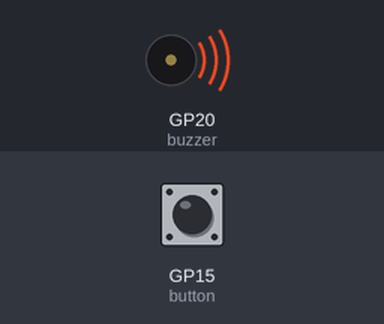
The program below on a simulated Raspberry Pi Pico running MicroPython. Parts: buzzer (waves = sounding). The inputs (shaded band) are chosen by the test bench; at power-on: GP15 (button) HIGH. What the program prints to the serial console is not drawn.

Above: at 0.1 s.
At 61.6 s:
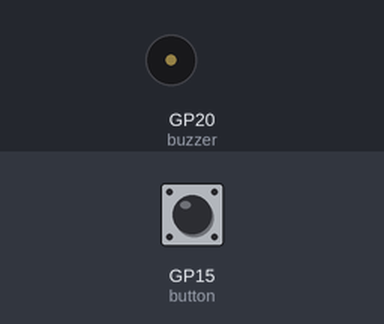
Timing chart, 0 to 63.1 s (numbered marks = the images above):
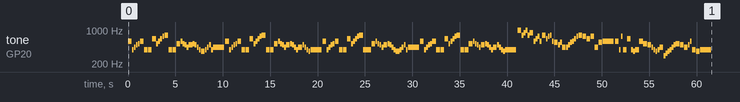

The program:

sound.py
```python
melody = [] # this list will hold the melodies (see melodies.py)

notes = ['Minuet in G - Petzold', 140, 'NOTE_D5', '4', 'NOTE_G4', '8', 'NOTE_A4', '8', 'NOTE_B4', '8', 'NOTE_C5', '8', 'NOTE_D5', '4', 'NOTE_G4', '4', 'NOTE_G4', '4', 'NOTE_E5', '4', 'NOTE_C5', '8', 'NOTE_D5', '8', 'NOTE_E5', '8', 'NOTE_FS5', '8', 'NOTE_G5', '4', 'NOTE_G4', '4', 'NOTE_G4', '4', 'NOTE_C5', '4', 'NOTE_D5', '8', 'NOTE_C5', '8', 'NOTE_B4', '8', 'NOTE_A4', '8', 'NOTE_B4', '4', 'NOTE_C5', '8', 'NOTE_B4', '8', 'NOTE_A4', '8', 'NOTE_G4', '8', 'NOTE_FS4', '4', 'NOTE_G4', '8', 'NOTE_A4', '8', 'NOTE_B4', '8', 'NOTE_G4', '8', 'NOTE_A4', '-2', 'NOTE_D5', '4', 'NOTE_G4', '8', 'NOTE_A4', '8', 'NOTE_B4', '8', 'NOTE_C5', '8', 'NOTE_D5', '4', 'NOTE_G4', '4', 'NOTE_G4', '4', 'NOTE_E5', '4', 'NOTE_C5', '8', 'NOTE_D5', '8', 'NOTE_E5', '8', 'NOTE_FS5', '8', 'NOTE_G5', '4', 'NOTE_G4', '4', 'NOTE_G4', '4', 'NOTE_C5', '4', 'NOTE_D5', '8', 'NOTE_C5', '8', 'NOTE_B4', '8', 'NOTE_A4', '8', 'NOTE_B4', '4', 'NOTE_C5', '8', 'NOTE_B4', '8', 'NOTE_A4', '8', 'NOTE_G4', '8', 'NOTE_A4', '4', 'NOTE_B4', '8', 'NOTE_A4', '8', 'NOTE_G4', '8', 'NOTE_FS4', '8', 'NOTE_G4', '-2', 'NOTE_D5', '4', 'NOTE_G4', '8', 'NOTE_A4', '8', 'NOTE_B4', '8', 'NOTE_C5', '8', 'NOTE_D5', '4', 'NOTE_G4', '4', 'NOTE_G4', '4', 'NOTE_E5', '4', 'NOTE_C5', '8', 'NOTE_D5', '8', 'NOTE_E5', '8', 'NOTE_FS5', '8', 'NOTE_G5', '4', 'NOTE_G4', '4', 'NOTE_G4', '4', 'NOTE_C5', '4', 'NOTE_D5', '8', 'NOTE_C5', '8', 'NOTE_B4', '8', 'NOTE_A4', '8', 'NOTE_B4', '4', 'NOTE_C5', '8', 'NOTE_B4', '8', 'NOTE_A4', '8', 'NOTE_G4', '8', 'NOTE_FS4', '4', 'NOTE_G4', '8', 'NOTE_A4', '8', 'NOTE_B4', '8', 'NOTE_G4', '8', 'NOTE_A4', '-2', 'NOTE_D5', '4', 'NOTE_G4', '8', 'NOTE_A4', '8', 'NOTE_B4', '8', 'NOTE_C5', '8', 'NOTE_D5', '4', 'NOTE_G4', '4', 'NOTE_G4', '4', 'NOTE_E5', '4', 'NOTE_C5', '8', 'NOTE_D5', '8', 'NOTE_E5', '8', 'NOTE_FS5', '8', 'NOTE_G5', '4', 'NOTE_G4', '4', 'NOTE_G4', '4', 'NOTE_C5', '4', 'NOTE_D5', '8', 'NOTE_C5', '8', 'NOTE_B4', '8', 'NOTE_A4', '8', 'NOTE_B4', '4', 'NOTE_C5', '8', 'NOTE_B4', '8', 'NOTE_A4', '8', 'NOTE_G4', '8', 'NOTE_A4', '4', 'NOTE_B4', '8', 'NOTE_A4', '8', 'NOTE_G4', '8', 'NOTE_FS4', '8', 'NOTE_G4', '-2', 'NOTE_B5', '4', 'NOTE_G5', '8', 'NOTE_A5', '8', 'NOTE_B5', '8', 'NOTE_G5', '8', 'NOTE_A5', '4', 'NOTE_D5', '8', 'NOTE_E5', '8', 'NOTE_FS5', '8', 'NOTE_D5', '8', 'NOTE_G5', '4', 'NOTE_E5', '8', 'NOTE_FS5', '8', 'NOTE_G5', '8', 'NOTE_D5', '8', 'NOTE_CS5', '4', 'NOTE_B4', '8', 'NOTE_CS5', '8', 'NOTE_A4', '4', 'NOTE_A4', '8', 'NOTE_B4', '8', 'NOTE_CS5', '8', 'NOTE_D5', '8', 'NOTE_E5', '8', 'NOTE_FS5', '8', 'NOTE_G5', '4', 'NOTE_FS5', '4', 'NOTE_E5', '4', 'NOTE_FS5', '4', 'NOTE_A4', '4', 'NOTE_CS5', '4', 'NOTE_D5', '-2', 'NOTE_D5', '4', 'NOTE_G4', '8', 'NOTE_FS5', '8', 'NOTE_G4', '4', 'NOTE_E5', '4', 'NOTE_G4', '8', 'NOTE_FS4', '8', 'NOTE_G4', '4', 'NOTE_D5', '4', 'NOTE_C5', '4', 'NOTE_B4', '4', 'NOTE_A4', '8', 'NOTE_G4', '8', 'NOTE_FS4', '8', 'NOTE_G4', '8', 'NOTE_A4', '4', 'NOTE_D4', '8', 'NOTE_E4', '8', 'NOTE_FS4', '8', 'NOTE_G4', '8', 'NOTE_A4', '8', 'NOTE_B4', '8', 'NOTE_C5', '4', 'NOTE_B4', '4', 'NOTE_A4', '4', 'NOTE_B4', '8', 'NOTE_D5', '8', 'NOTE_G4', '4', 'NOTE_FS4', '4', 'NOTE_G4', '-2']
melody.append(notes)

notes = {
"NOTE_B0": 31,
"NOTE_C1": 33,
"NOTE_CS1": 35,
"NOTE_D1": 37,
"NOTE_DS1": 39,
"NOTE_E1": 41,
"NOTE_F1": 44,
"NOTE_FS1": 46,
"NOTE_G1": 49,
"NOTE_GS1": 52,
"NOTE_A1": 55,
"NOTE_AS1": 58,
"NOTE_B1": 62,
"NOTE_C2": 65,
"NOTE_CS2": 69,
"NOTE_D2": 73,
"NOTE_DS2": 78,
"NOTE_E2": 82,
"NOTE_F2": 87,
"NOTE_FS2": 93,
"NOTE_G2": 98,
"NOTE_GS2": 104,
"NOTE_A2": 110,
"NOTE_AS2": 117,
"NOTE_B2": 123,
"NOTE_C3": 131,
"NOTE_CS3": 139,
"NOTE_D3": 147,
"NOTE_DS3": 156,
"NOTE_E3": 165,
"NOTE_F3": 175,
"NOTE_FS3": 185,
"NOTE_G3": 196,
"NOTE_GS3": 208,
"NOTE_A3": 220,
"NOTE_AS3": 233,
"NOTE_B3": 247,
"NOTE_C4": 262,
"NOTE_CS4": 277,
"NOTE_D4": 294,
"NOTE_DS4": 311,
"NOTE_E4": 330,
"NOTE_F4": 349,
"NOTE_FS4": 370,
"NOTE_G4": 392,
"NOTE_GS4": 415,
"NOTE_A4": 440,
"NOTE_AS4": 466,
"NOTE_B4": 494,
"NOTE_C5": 523,
"NOTE_CS5": 554,
"NOTE_D5": 587,
"NOTE_DS5": 622,
"NOTE_E5": 659,
"NOTE_F5": 698,
"NOTE_FS5": 740,
"NOTE_G5": 784,
"NOTE_GS5": 831,
"NOTE_A5": 880,
"NOTE_AS5": 932,
"NOTE_B5": 988,
"NOTE_C6": 1047,
"NOTE_CS6": 1109,
"NOTE_D6": 1175,
"NOTE_DS6": 1245,
"NOTE_E6": 1319,
"NOTE_F6": 1397,
"NOTE_FS6": 1480,
"NOTE_G6": 1568,
"NOTE_GS6": 1661,
"NOTE_A6": 1760,
"NOTE_AS6": 1865,
"NOTE_B6": 1976,
"NOTE_C7": 2093,
"NOTE_CS7": 2217,
"NOTE_D7": 2349,
"NOTE_DS7": 2489,
"NOTE_E7": 2637,
"NOTE_F7": 2794,
"NOTE_FS7": 2960,
"NOTE_G7": 3136,
"NOTE_GS7": 3322,
"NOTE_A7": 3520,
"NOTE_AS7": 3729,
"NOTE_B7": 3951,
"NOTE_C8": 4186,
"NOTE_CS8": 4435,
"NOTE_D8": 4699,
"NOTE_DS8": 4978
}

from machine import Pin, PWM
from utime import sleep # import notes.py

buzzer = PWM(Pin(20))   # pin where buzzer is connected
button = Pin(15, Pin.IN, Pin.PULL_UP)  # pin where you may connect a button

track = 0      # choose track here (see the list in melodies.py)
volume = 600   # set volume to a value between 0 and 1000


# functions to play the melodies

def playtone(frequency):
    buzzer.duty_u16(volume)
    buzzer.freq(frequency)

def be_quiet():
    buzzer.duty_u16(0)  # turns sound off

def duration(tempo, t):

    # calculate the duration of a whole note in milliseconds (60s/tempo)*4 beats
    wholenote = (60000 / tempo) * 4

    # calculate the duration of the current note
    # (we need an integer without decimals, hence the // instead of /)
    if t > 0:
      noteDuration = wholenote // t
    elif (t < 0):
      # dotted notes are represented with negative durations
      noteDuration = wholenote // abs(t)
      noteDuration *= 1.5 # increase their duration by a half

    return noteDuration

def playsong(mysong):

    try:

        print(mysong[0]) # print title of the song to the shell
        tempo = mysong[1] # get the tempo for this song from the melodies list

        # iterate over the notes of the melody.
        # The array is twice the number of notes (notes + durations)
        for thisNote in range(2, len(mysong), 2):

            noteduration = duration(tempo, int(mysong[thisNote+1]))

            if (mysong[thisNote] == "REST"):
                be_quiet()
            else:
                playtone(notes[mysong[thisNote]])

            sleep(noteduration*0.9/1000) # we only play the note for 90% of the duration...
            be_quiet()
            sleep(noteduration*0.1/1000) # ... and leave 10% as a pause between notes

            if button.value()==0: # stop playing this track if button is pushed
                return

    except: # make sure the buzzer stops making noise when something goes wrong or when the script is stopped
        be_quiet()


playsong(melody[track])  # actually start playing the melody


# the next part allows you to add a button to switch melodies

while True: # constantly keep checking if the button is being pressed
    if button.value()==0: # if it is...
        while button.value()==0: # ...first wait for the button to be unpressed
            sleep(0.1)
        track+=1 # ... and then play the next track
        if track > len(melody):
            track = 0
        print(track)
        playsong(melody[track])  # start playing the melody
    sleep(0.1)
```
